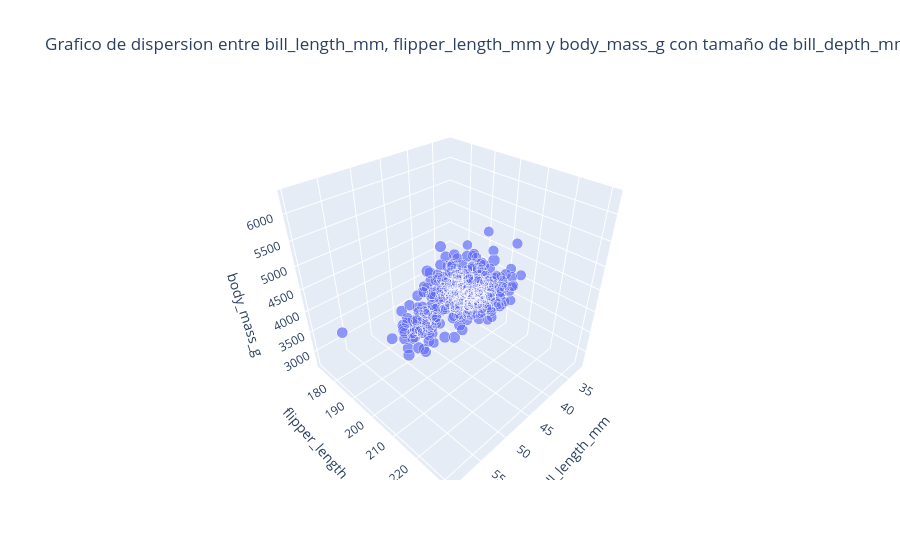

Notebook code for this chart:
### Code cell
# Grafico dinamico multiple
px.scatter_3d(data_mod, x='bill_length_mm', y='flipper_length_mm', z='body_mass_g', size='bill_depth_mm', title='Grafico de dispersion entre bill_length_mm, flipper_length_mm y body_mass_g con tamaño de bill_depth_mm ')

### Figure 1 — Plotly figure (JSON) as saved in the notebook; plotly's stock layout.template omitted (floating-point values rounded to 4 significant figures; data arrays with more than 128 entries replaced by an {"elided": "..."} marker saying what was removed)
{"data": [{"hovertemplate": "bill_length_mm=%{x}<br>flipper_length_mm=%{y}<br>body_mass_g=%{z}<br>bill_depth_mm=%{marker.size}<extra></extra>", "legendgroup": "", "marker": {"color": "#636efa", "size": {"elided": "333 float values"}, "sizemode": "area", "sizeref": 0.05375, "symbol": "circle"}, "mode": "markers", "name": "", "scene": "scene", "showlegend": false, "type": "scatter3d", "x": {"elided": "333 float values"}, "y": {"elided": "333 float values"}, "z": {"elided": "333 float values"}}], "layout": {"legend": {"itemsizing": "constant", "tracegroupgap": 0}, "scene": {"domain": {"x": [0, 1], "y": [0, 1]}, "xaxis": {"title": {"text": "bill_length_mm"}}, "yaxis": {"title": {"text": "flipper_length_mm"}}, "zaxis": {"title": {"text": "body_mass_g"}}}, "title": {"text": "Grafico de dispersion entre bill_length_mm, flipper_length_mm y body_mass_g con tamaño de bill_depth_mm "}}}
